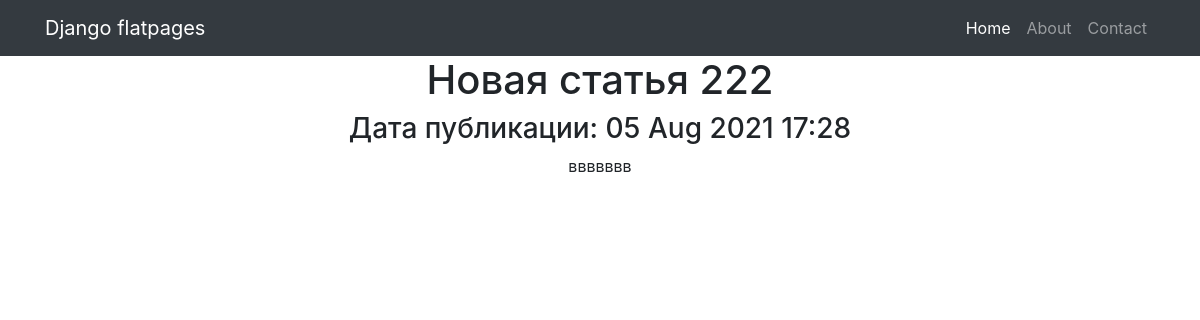
Screenshot of /posts/8 with the database file from the repository.
### articles/models.py (models this page shows, shortened)
class Post(models.Model):
    author = models.ForeignKey(Author, on_delete=models.CASCADE)
    NEWS = 'NW'
    ARTICLE = 'AR'
    CATEGORY_CHOICES = (
        (NEWS, 'Новость'),
        (ARTICLE, 'Статья'),
    )
    caregoryType = models.CharField(max_length=2, choices=CATEGORY_CHOICES, default=ARTICLE)   # исправить опечатку
    dateCreation = models.DateTimeField(auto_now_add = True)
    postCategory = models.ManyToManyField(Category, through='PostCategory')
    title = models.CharField(max_length=128)
    text = models.TextField()
    rating = models.SmallIntegerField(default=0)

### articles/views.py (the view)
# urls.py: path('<int:pk>', PostDetail.as_view(), name='post_list'),
class PostDetail(DetailView):
    model = Post
    template_name = 'post_list.html'
    context_object_name = 'post'

### articles/templatetags/custom_filters.py (called while the page is built)
@register.filter(name='censor')
def censor(value):
    value_new = []
    value_list = value.split()
    for word in value_list:
        if word in censor_list:
            word = '*цензура*'
        value_new.append(word)
    value_censor = ' '.join(value_new)
    return value_censor

### templates/post_list.html (shortened to what this page needs)
{% extends 'flatpages/default.html' %}
{% load custom_filters %}
{% block content %}
    <h1>{{ post.title|censor }}</h1>
    <h3>Дата публикации: {{ post.dateCreation|date:'d M Y' }} {{ post.dateCreation|time:"H:i" }}</h3>
    <p>{{ post.text|censor }}</p>
{% endblock content %}

### rows the page displays
Post: title|censor "Новая статья 222", dateCreation "05 Aug 2021", dateCreation "17:28", text|censor "ввввввв"
